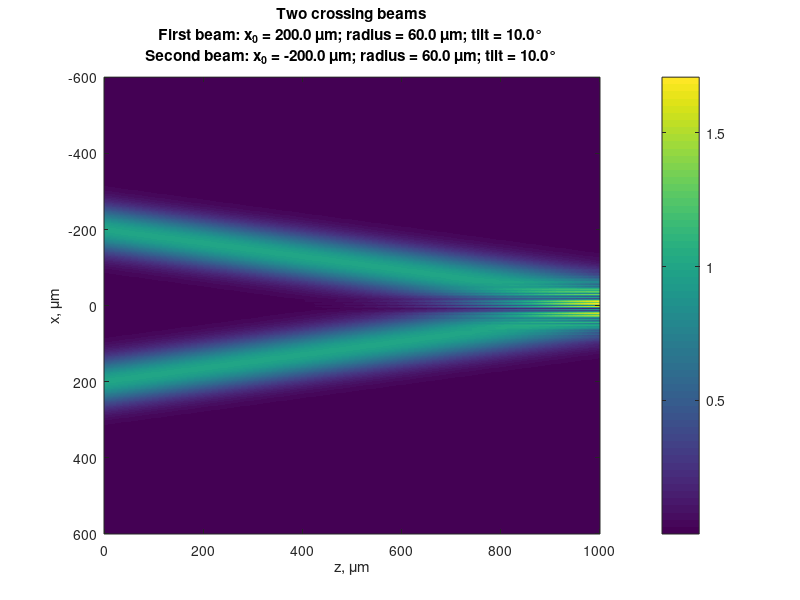

MATLAB code for this plot:
clc
clear

%% User choices %%
lambda = 1; % wavelength in um
k0 = 2 * pi / lambda; % wavenumber
N = 2^10; % number of points
Lz = 1000; % z-limit of visualization in um
Lx = 1200; % x-limit of visualization in um

x0_1 = 200; % x-position of the 1st beam in um
x0_2 = -200; % x-position of the 2nd beam in um

r_1 = 60; % radius of the 1st beam in um
r_2 = 60; % radius of the 2nd beam in um

t_1 = 10; % tilt of the 1st beam in degrees
t_2 = 10; % tilt of the 2nd beam in degrees
%%%%%

dz = Lz / (N - 1);
dx = Lx / (N - 1);
dkx = 2 * pi / Lx;

z = 0:dz:Lz;
x = -Lx/2:dx:Lx/2;
kx = -pi/dx:dkx:pi/dx;

%% Gaussian beam %%
E1 = exp(-((x - x0_1) / r_1).^2 + 1i * k0 * sind(t_1) * x); 
E2 = exp(-((x - x0_2) / r_2).^2 - 1i * k0 * sind(t_2) * x);
%% Uniform beam %%
% E1 = rect((x - x0_1) / (2 * r_1)) .* exp(1i * k0 * sind(t_1) * x); 
% E2 = rect((x - x0_2) / (2 * r_2)) .* exp(-1i * k0 * sind(t_2) * x);
%%%%%
E = E1 + E2;

I = zeros(N, N); % resulting intensity
for n = 1:N
    E = exp(-1i * k0 * dz) .* ifft(fftshift(exp(-1i * sqrt(k0^2 - kx.^2) * dz) .* fftshift(fft(E))));
    I(n, :) = abs(E);    
end   

imagesc(z, x, rot90(I));
s_1 = "Two crossing beams";
s_2 = sprintf("First beam: {x_0} = %.1f {\\mu}m; radius = %.1f {\\mu}m; tilt = %.1f{\\deg}", x0_1, r_1, t_1);
s_3 = sprintf("Second beam: {x_0} = %.1f {\\mu}m; radius = %.1f {\\mu}m; tilt = %.1f{\\deg}", x0_2, r_2, t_2);
title({s_1; s_2; s_3})
xlabel("z, {\\mu}m")
ylabel("x, {\\mu}m")
colorbar
% colormap(gray)